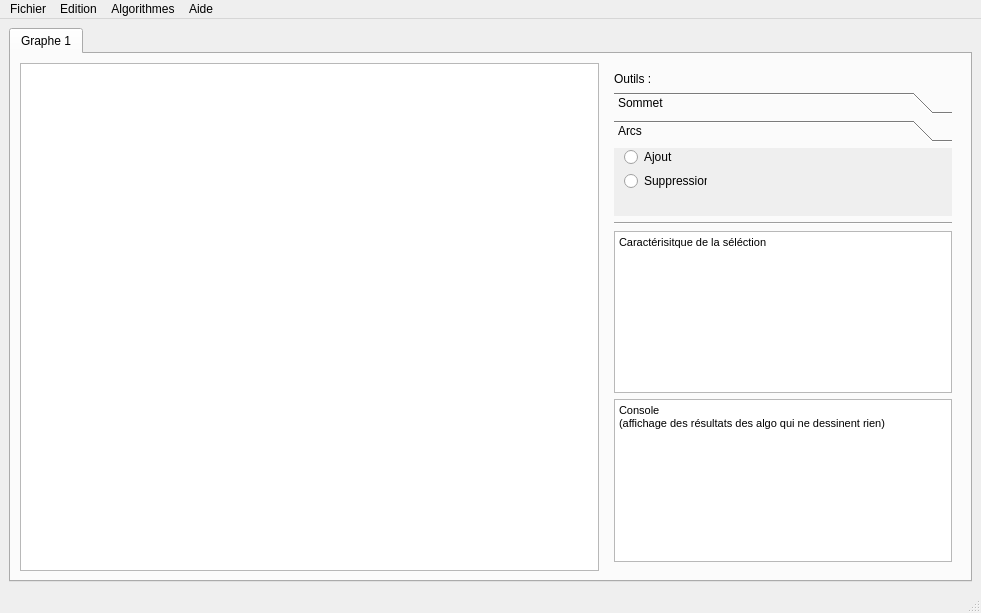
<?xml version="1.0" encoding="UTF-8"?>
<ui version="4.0">
 <class>MainWindow</class>
 <widget class="QMainWindow" name="MainWindow">
  <property name="geometry">
   <rect>
    <x>0</x>
    <y>0</y>
    <width>981</width>
    <height>613</height>
   </rect>
  </property>
  <property name="windowTitle">
   <string>MainWindow</string>
  </property>
  <widget class="QWidget" name="centralwidget">
   <layout class="QVBoxLayout" name="verticalLayout_3">
    <item>
     <widget class="QTabWidget" name="tabWidget">
      <property name="currentIndex">
       <number>0</number>
      </property>
      <widget class="QWidget" name="tab">
       <attribute name="title">
        <string>Graphe 1</string>
       </attribute>
       <layout class="QHBoxLayout" name="horizontalLayout">
        <item>
         <layout class="QHBoxLayout" name="horizontalLayout_2">
          <property name="topMargin">
           <number>0</number>
          </property>
          <item>
           <widget class="QZoneDeDessin" name="zoneDessin">
            <property name="minimumSize">
             <size>
              <width>575</width>
              <height>0</height>
             </size>
            </property>
           </widget>
          </item>
          <item>
           <widget class="QWidget" name="verticalWidget" native="true">
            <property name="minimumSize">
             <size>
              <width>356</width>
              <height>0</height>
             </size>
            </property>
            <property name="maximumSize">
             <size>
              <width>356</width>
              <height>16777215</height>
             </size>
            </property>
            <layout class="QVBoxLayout" name="verticalLayout">
             <property name="spacing">
              <number>6</number>
             </property>
             <item>
              <widget class="QLabel" name="label">
               <property name="text">
                <string>Outils :</string>
               </property>
              </widget>
             </item>
             <item>
              <widget class="QToolBox" name="toolBox">
               <property name="currentIndex">
                <number>1</number>
               </property>
               <widget class="QWidget" name="pageSommet">
                <property name="geometry">
                 <rect>
                  <x>0</x>
                  <y>0</y>
                  <width>338</width>
                  <height>69</height>
                 </rect>
                </property>
                <attribute name="label">
                 <string>Sommet</string>
                </attribute>
                <widget class="QWidget" name="layoutWidget">
                 <property name="geometry">
                  <rect>
                   <x>0</x>
                   <y>0</y>
                   <width>73</width>
                   <height>65</height>
                  </rect>
                 </property>
                 <layout class="QGridLayout" name="gridLayout">
                  <item row="0" column="0">
                   <widget class="QRadioButton" name="radioButton">
                    <property name="text">
                     <string>Ajout</string>
                    </property>
                   </widget>
                  </item>
                  <item row="1" column="0">
                   <widget class="QRadioButton" name="radioButton_2">
                    <property name="text">
                     <string>Supprimer</string>
                    </property>
                   </widget>
                  </item>
                  <item row="2" column="0">
                   <widget class="QRadioButton" name="radioButton_3">
                    <property name="text">
                     <string>Selection</string>
                    </property>
                   </widget>
                  </item>
                 </layout>
                </widget>
               </widget>
               <widget class="QWidget" name="pageArc">
                <property name="geometry">
                 <rect>
                  <x>0</x>
                  <y>0</y>
                  <width>338</width>
                  <height>69</height>
                 </rect>
                </property>
                <attribute name="label">
                 <string>Arcs</string>
                </attribute>
                <widget class="QWidget" name="layoutWidget">
                 <property name="geometry">
                  <rect>
                   <x>10</x>
                   <y>0</y>
                   <width>83</width>
                   <height>42</height>
                  </rect>
                 </property>
                 <layout class="QGridLayout" name="gridLayout_2">
                  <item row="0" column="0">
                   <widget class="QRadioButton" name="radioButton_4">
                    <property name="text">
                     <string>Ajout</string>
                    </property>
                   </widget>
                  </item>
                  <item row="1" column="0">
                   <widget class="QRadioButton" name="radioButton_5">
                    <property name="text">
                     <string>Suppression</string>
                    </property>
                   </widget>
                  </item>
                 </layout>
                </widget>
               </widget>
              </widget>
             </item>
             <item>
              <widget class="Line" name="line">
               <property name="orientation">
                <enum>Qt::Horizontal</enum>
               </property>
              </widget>
             </item>
             <item>
              <widget class="QTextBrowser" name="caraSelection">
               <property name="html">
                <string>&lt;!DOCTYPE HTML PUBLIC &quot;-//W3C//DTD HTML 4.0//EN&quot; &quot;http://www.w3.org/TR/REC-html40/strict.dtd&quot;&gt;
&lt;html&gt;&lt;head&gt;&lt;meta name=&quot;qrichtext&quot; content=&quot;1&quot; /&gt;&lt;style type=&quot;text/css&quot;&gt;
p, li { white-space: pre-wrap; }
&lt;/style&gt;&lt;/head&gt;&lt;body style=&quot; font-family:'MS Shell Dlg 2'; font-size:8.25pt; font-weight:400; font-style:normal;&quot;&gt;
&lt;p style=&quot; margin-top:0px; margin-bottom:0px; margin-left:0px; margin-right:0px; -qt-block-indent:0; text-indent:0px;&quot;&gt;Caractérisitque de la séléction&lt;/p&gt;&lt;/body&gt;&lt;/html&gt;</string>
               </property>
              </widget>
             </item>
             <item>
              <widget class="QTextBrowser" name="console">
               <property name="html">
                <string>&lt;!DOCTYPE HTML PUBLIC &quot;-//W3C//DTD HTML 4.0//EN&quot; &quot;http://www.w3.org/TR/REC-html40/strict.dtd&quot;&gt;
&lt;html&gt;&lt;head&gt;&lt;meta name=&quot;qrichtext&quot; content=&quot;1&quot; /&gt;&lt;style type=&quot;text/css&quot;&gt;
p, li { white-space: pre-wrap; }
&lt;/style&gt;&lt;/head&gt;&lt;body style=&quot; font-family:'MS Shell Dlg 2'; font-size:8.25pt; font-weight:400; font-style:normal;&quot;&gt;
&lt;p style=&quot; margin-top:0px; margin-bottom:0px; margin-left:0px; margin-right:0px; -qt-block-indent:0; text-indent:0px;&quot;&gt;Console&lt;/p&gt;
&lt;p style=&quot; margin-top:0px; margin-bottom:0px; margin-left:0px; margin-right:0px; -qt-block-indent:0; text-indent:0px;&quot;&gt;(affichage des résultats des algo qui ne dessinent rien)&lt;/p&gt;&lt;/body&gt;&lt;/html&gt;</string>
               </property>
              </widget>
             </item>
            </layout>
           </widget>
          </item>
         </layout>
        </item>
       </layout>
      </widget>
     </widget>
    </item>
   </layout>
  </widget>
  <widget class="QMenuBar" name="menubar">
   <property name="geometry">
    <rect>
     <x>0</x>
     <y>0</y>
     <width>981</width>
     <height>21</height>
    </rect>
   </property>
   <widget class="QMenu" name="menuFichier">
    <property name="title">
     <string>Fichier</string>
    </property>
    <addaction name="actionNouveau_graphe"/>
    <addaction name="actionNouveau_graphe_al_atoire"/>
    <addaction name="separator"/>
    <addaction name="actionCharger"/>
    <addaction name="actionEnrengistrer"/>
    <addaction name="actionEnrengistrer_sous"/>
    <addaction name="separator"/>
   </widget>
   <widget class="QMenu" name="menuEidition">
    <property name="title">
     <string>Edition</string>
    </property>
    <addaction name="actionDupliquer_graphe"/>
    <addaction name="actionSupprimer_graphe"/>
    <addaction name="separator"/>
    <addaction name="actionArranger_sommets"/>
    <addaction name="actionExtraire_sous_graphe"/>
    <addaction name="separator"/>
    <addaction name="actionFermer_graphe"/>
   </widget>
   <widget class="QMenu" name="menuAlgorithmes">
    <property name="title">
     <string>Algorithmes</string>
    </property>
    <widget class="QMenu" name="menuCalcul_du_plus_court_chemin">
     <property name="title">
      <string>Calcul du plus court chemin</string>
     </property>
     <addaction name="actionFord_Bellman"/>
     <addaction name="actionFloyd_Warshall"/>
    </widget>
    <widget class="QMenu" name="menuCalcul_des_degr_s_entrant_ou_sortant_d_un_sommet">
     <property name="title">
      <string>Calcul des degrés entrant ou sortant d'un sommet</string>
     </property>
     <addaction name="actionDegr_sortant"/>
     <addaction name="actionDegr_entrant"/>
     <addaction name="separator"/>
     <addaction name="actionDegr_s_entrant_et_sortant"/>
    </widget>
    <widget class="QMenu" name="menuTrouver_arborescence_anti_arborescence">
     <property name="title">
      <string>Trouver arborescence/anti-arborescence</string>
     </property>
     <addaction name="actionArborescence"/>
     <addaction name="actionAnti_Arborescence"/>
    </widget>
    <addaction name="menuCalcul_du_plus_court_chemin"/>
    <addaction name="menuCalcul_des_degr_s_entrant_ou_sortant_d_un_sommet"/>
    <addaction name="actionColoration_de_graphe"/>
    <addaction name="actionD_termination_de_stables"/>
    <addaction name="actionD_termination_de_cliques"/>
    <addaction name="actionVoisins_de_sommets"/>
    <addaction name="actionGEstion_de_flots"/>
    <addaction name="actionCr_er_un_graphe_d_ordonnancement"/>
    <addaction name="menuTrouver_arborescence_anti_arborescence"/>
    <addaction name="actionRecherche_de_la_connexit"/>
    <addaction name="actionTrouver_chaine_eul_rienne"/>
    <addaction name="actionTrouver_chaine_hamiltonienne"/>
    <addaction name="actionR_solution_du_probl_me_du_postier_chinois"/>
    <addaction name="actionR_solution_du_probl_me_de_voyageur_de_commerce"/>
   </widget>
   <widget class="QMenu" name="menuAide">
    <property name="title">
     <string>Aide</string>
    </property>
    <addaction name="actionDocumentation"/>
    <addaction name="separator"/>
    <addaction name="actionGithub"/>
   </widget>
   <addaction name="menuFichier"/>
   <addaction name="menuEidition"/>
   <addaction name="menuAlgorithmes"/>
   <addaction name="menuAide"/>
  </widget>
  <widget class="QStatusBar" name="statusbar"/>
  <action name="actionEnrengistrer">
   <property name="text">
    <string>Enregistrer</string>
   </property>
  </action>
  <action name="actionCharger">
   <property name="text">
    <string>Ouvrir...</string>
   </property>
  </action>
  <action name="actionEnrengistrer_sous">
   <property name="text">
    <string>Enregistrer sous</string>
   </property>
  </action>
  <action name="actionDupliquer_graphe">
   <property name="text">
    <string>Dupliquer graphe</string>
   </property>
  </action>
  <action name="actionSupprimer_graphe">
   <property name="text">
    <string>Supprimer graphe</string>
   </property>
  </action>
  <action name="actionFord_Bellman">
   <property name="text">
    <string>Ford-Bellman</string>
   </property>
  </action>
  <action name="actionFloyd_Warshall">
   <property name="text">
    <string>Floyd-Warshall</string>
   </property>
  </action>
  <action name="actionDegr_sortant">
   <property name="text">
    <string>Degré sortant</string>
   </property>
  </action>
  <action name="actionDegr_entrant">
   <property name="text">
    <string>Degré entrant</string>
   </property>
  </action>
  <action name="actionDegr_s_entrant_et_sortant">
   <property name="text">
    <string>Degrés entrant et sortant</string>
   </property>
  </action>
  <action name="actionColoration_de_graphe">
   <property name="text">
    <string>Coloration de graphe</string>
   </property>
  </action>
  <action name="actionD_termination_de_stables">
   <property name="text">
    <string>Détermination de stables</string>
   </property>
  </action>
  <action name="actionD_termination_de_cliques">
   <property name="text">
    <string>Détermination de cliques</string>
   </property>
  </action>
  <action name="actionVoisins_de_sommets">
   <property name="text">
    <string>Voisins de sommets</string>
   </property>
  </action>
  <action name="actionGEstion_de_flots">
   <property name="text">
    <string>Gestion de flots</string>
   </property>
  </action>
  <action name="actionCr_er_un_graphe_d_ordonnancement">
   <property name="text">
    <string>Créer un graphe d'ordonnancement</string>
   </property>
  </action>
  <action name="actionArborescence">
   <property name="text">
    <string>Arborescence</string>
   </property>
  </action>
  <action name="actionAnti_Arborescence">
   <property name="text">
    <string>Anti-Arborescence</string>
   </property>
  </action>
  <action name="actionRecherche_de_la_connexit">
   <property name="text">
    <string>Recherche de la connexité</string>
   </property>
  </action>
  <action name="actionTrouver_chaine_eul_rienne">
   <property name="text">
    <string>Trouver chaine eulérienne</string>
   </property>
  </action>
  <action name="actionTrouver_chaine_hamiltonienne">
   <property name="text">
    <string>Trouver chaine hamiltonienne</string>
   </property>
  </action>
  <action name="actionR_solution_du_probl_me_du_postier_chinois">
   <property name="text">
    <string>Résolution du problème du postier chinois</string>
   </property>
  </action>
  <action name="actionR_solution_du_probl_me_de_voyageur_de_commerce">
   <property name="text">
    <string>Résolution du problème de voyageur de commerce</string>
   </property>
  </action>
  <action name="actionDocumentation">
   <property name="text">
    <string>Documentation</string>
   </property>
  </action>
  <action name="actionGithub">
   <property name="text">
    <string>Github</string>
   </property>
  </action>
  <action name="actionNouveau_graphe">
   <property name="text">
    <string>Nouveau graphe vide</string>
   </property>
  </action>
  <action name="actionNouveau_graphe_al_atoire">
   <property name="text">
    <string>Nouveau graphe aléatoire</string>
   </property>
  </action>
  <action name="actionFermer_graphe">
   <property name="text">
    <string>Fermer graphe</string>
   </property>
  </action>
  <action name="actionArranger_sommets">
   <property name="text">
    <string>Arranger sommets</string>
   </property>
  </action>
  <action name="actionExtraire_sous_graphe">
   <property name="text">
    <string>Extraire sous graphe</string>
   </property>
  </action>
 </widget>
 <customwidgets>
  <customwidget>
   <class>QZoneDeDessin</class>
   <extends>QGraphicsView</extends>
   <header>qzonededessin.h</header>
  </customwidget>
 </customwidgets>
 <resources/>
 <connections/>
</ui>
